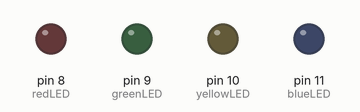
This sketch was run on a simulated Arduino Uno, built with avr-gcc and run on an emulated ATmega328P. Parts: output pins drawn as LEDs (lit = HIGH).

Above: at 0.18 s.
Timing chart, 0 to 3.0 s (numbered marks = the images above):
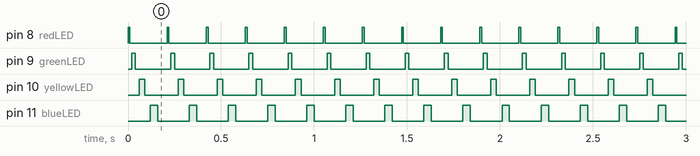

The sketch:

P2.ino
```cpp
int redLED=8;
int greenLED=9;
int yellowLED=10;
int blueLED=11;
int summer=20;
int autumn=10;
int winter=30;
int spring=40;
String myName="Dinh Quang Minh";


void setup() {
  // put your setup code here, to run once:
  pinMode(redLED,OUTPUT);
  pinMode(greenLED,OUTPUT);
  pinMode(yellowLED,OUTPUT);
  pinMode(blueLED,OUTPUT);
}

void loop() {
  // put your main code here, to run repeatedly:
  digitalWrite(redLED,HIGH);
  delay (autumn);
  digitalWrite(redLED, LOW);
  delay (autumn);

   digitalWrite(greenLED,HIGH);
  delay (summer);
  digitalWrite(greenLED, LOW);
  delay (summer);

digitalWrite(yellowLED,HIGH);
  delay (winter);
  digitalWrite(yellowLED, LOW);
  delay (winter);

digitalWrite(blueLED,HIGH);
  delay (spring);
  digitalWrite(blueLED, LOW);
  delay (spring                           );

delay(10);
}
```

Measured:
- by itself, pin 8 (redLED): alternates HIGH for 0.01 s and LOW for 0.20 s
- by itself, pin 9 (greenLED): alternates HIGH for 0.02 s and LOW for 0.19 s
- by itself, pin 10 (yellowLED): alternates HIGH for 0.03 s and LOW for 0.18 s
- by itself, pin 11 (blueLED): alternates HIGH for 0.04 s and LOW for 0.17 s
